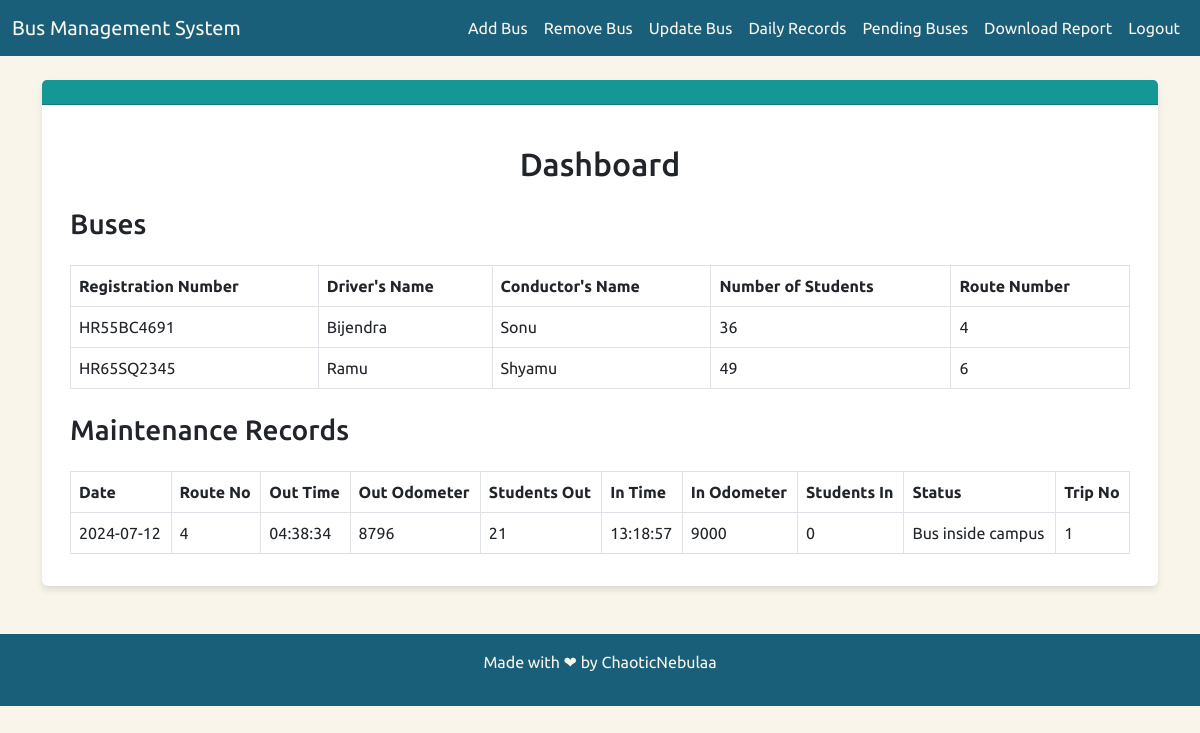
/ (signed in), run on the app's committed database.
### tables this page shows
CREATE TABLE manav_rachna_buses (
        userid INT NOT NULL,
        RouteNo INT NOT NULL PRIMARY KEY,
        RegistrationNo TEXT NOT NULL,
        NameOfDriver TEXT,
        NameOfConductor TEXT,
        NumberOfStudents INT,
        FOREIGN KEY (userid) REFERENCES users(id)

        );

CREATE TABLE manav_rachna_maintain_records (
            userid INT NOT NULL,
            today_date DATE,
            RouteNo INT NOT NULL,
            out_time TIME,
            out_odometer INT,
            students_in INT,
            in_time TIME,
            in_odometer INT,
            out_flag INT,
            students_out INT,
            trip_no INT,
            FOREIGN KEY (userid) REFERENCES users(id)
            );

### app.py (the view)
@app.route("/")
@login_required
def index():
    school = session["school"]
    if not school:
        return apology("No school information available", 400)
    school = school.replace(" ", "_")
    buses = db.execute(
        f"SELECT * FROM {school}_buses WHERE userid = :user_id", user_id=session["user_id"])
    records = db.execute(f"""
        SELECT r.*, b.RegistrationNo, b.NameOfDriver, b.NameOfConductor, b.NumberOfStudents, b.RouteNo
        FROM {school}_maintain_records r
        JOIN {school}_buses b ON r.RouteNo = b.RouteNo
        WHERE r.userid = :user_id
    """, user_id=session["user_id"])
    return render_template("index.html", buses=buses, records=records)

### app.py (called while the page is built)
def login_required(f):
    @wraps(f)
    def decorated_function(*args, **kwargs):
        if session.get("user_id") is None:
            return redirect("/login")
        return f(*args, **kwargs)
    return decorated_function

@app.after_request
def after_request(response):
    response.headers["Cache-Control"] = "no-cache, no-store, must-revalidate"
    response.headers["Expires"] = 0
    response.headers["Pragma"] = "no-cache"
    return response

### templates/index.html (shortened to what this page needs)
{% extends "layout.html" %}
{% block content %}
<div class="container">
    <h2 class="my-4 text-center">Dashboard</h2>
    <h3 class="my-4">Buses</h3>
    <table class="table table-bordered">
        <thead>
            <tr>
                <th>Registration Number</th>
                <th>Driver's Name</th>
                <th>Conductor's Name</th>
                <th>Number of Students</th>
                <th>Route Number</th>
            </tr>
        </thead>
        <tbody>
            {% for bus in buses %}
            <tr>
                <td>{{ bus.RegistrationNo }}</td>
                <td>{{ bus.NameOfDriver }}</td>
                <td>{{ bus.NameOfConductor }}</td>
                <td>{{ bus.NumberOfStudents }}</td>
                <td>{{ bus.RouteNo }}</td>
            </tr>
            {% endfor %}
        </tbody>
    </table>
    <h3 class="my-4">Maintenance Records</h3>
    <table class="table table-bordered">
        <thead>
            <tr>
                <th>Date</th>
                <th>Route No</th>
                <th>Out Time</th>
                <th>Out Odometer</th>
                <th>Students Out</th>
                <th>In Time</th>
                <th>In Odometer</th>
                <th>Students In</th>
                <th>Status</th>
                <th>Trip No</th>
            </tr>
        </thead>
        <tbody>
            {% for record in records %}
            <tr>
                <td>{{ record.today_date }}</td>
                <td>{{ record.RouteNo }}</td>
                <td>{{ record.out_time }}</td>
                <td>{{ record.out_odometer }}</td>
                <td>{{ record.students_out }}</td>
                <td>{{ record.in_time }}</td>
                <td>{{ record.in_odometer }}</td>
                <td>{{ record.students_in }}</td>
                <td>{{ "Bus outside campus" if record.out_flag == 1 else "Bus inside campus" }}</td>
                <td>{{ record.trip_no }}</td>
            </tr>
            {% endfor %}
        </tbody>
    </table>
</div>
{% endblock %}

### templates/layout.html (shortened to what this page needs)
<!DOCTYPE html>
<html lang="en">
<head>
    <link href="https://cdn.jsdelivr.net/npm/bootstrap@5.3.0-alpha1/dist/css/bootstrap.min.css" rel="stylesheet">
    <link rel="stylesheet" href="/static/styles.css">
</head>
<body>
    <nav class="navbar navbar-expand-lg navbar-dark">
        <div class="container-fluid">
            <a class="navbar-brand" href="/">Bus Management System</a>
            <div class="collapse navbar-collapse justify-content-end" id="navbarNav">
                <ul class="navbar-nav">
                    {% if session['user_id'] %}
                        <li class="nav-item"><a class="nav-link" href="/add_bus">Add Bus</a></li>
                        <li class="nav-item"><a class="nav-link" href="/remove_bus">Remove Bus</a></li>
                        <li class="nav-item"><a class="nav-link" href="/update_bus">Update Bus</a></li>
                        <li class="nav-item"><a class="nav-link" href="/maintain_records">Daily Records</a></li>
                        <li class="nav-item"><a class="nav-link" href="/pending_buses">Pending Buses</a></li>
                        <li class="nav-item"><a class="nav-link" href="/report">Download Report</a></li>
                        <li class="nav-item"><a class="nav-link" href="/logout">Logout</a></li>
                    {% else %}
                        <li class="nav-item"><a class="nav-link" href="/login">Login</a></li>
                        <li class="nav-item"><a class="nav-link" href="/register">Register</a></li>
                    {% endif %}
                </ul>
            </div>
        </div>
    </nav>
    <div class="container mt-4">
        <div class="card">
            <div class="card-header text-center">
            </div>
            <div class="card-body">
                {% block content %}
                {% endblock %}
            </div>
        </div>
    </div>
    <footer class="mt-5 py-3 text-center">
        <p>Made with <span class="heart">&#x2764;</span> by ChaoticNebulaa</p>
    </footer>
</body>
</html>

### static/styles.css (style rules this page uses)
:root { --primary-blue: #1A5F7A; --secondary-teal: #159895; --accent-orange: #FFA41B; --light-bg: #F9F5EB; --dark-text: #002B5B; }
body { font-family: 'Ubuntu', sans-serif; background-color: var(--light-bg); color: var(--dark-text); }
.navbar { background-color: var(--primary-blue); }
.navbar-brand, .nav-link { color: var(--light-bg) !important; }
.card { background-color: white; border: none; box-shadow: 0 4px 6px rgba(0, 0, 0, 0.1); }
.card-header { background-color: var(--secondary-teal); color: var(--light-bg); }
footer { background-color: var(--primary-blue); color: var(--light-bg); }

### data on the page
manav_rachna_buses: RegistrationNo "HR55BC4691", NameOfDriver "Bijendra", NameOfConductor "Sonu", NumberOfStudents "36", RouteNo "4"
manav_rachna_buses: RegistrationNo "HR65SQ2345", NameOfDriver "Ramu", NameOfConductor "Shyamu", NumberOfStudents "49", RouteNo "6"
manav_rachna_maintain_records: today_date "2024-07-12", RouteNo "4", out_time "04:38:34", out_odometer "8796", students_out "21", in_time "13:18:57", in_odometer "9000", students_in "0", out_flag "Bus inside campus", trip_no "1"
